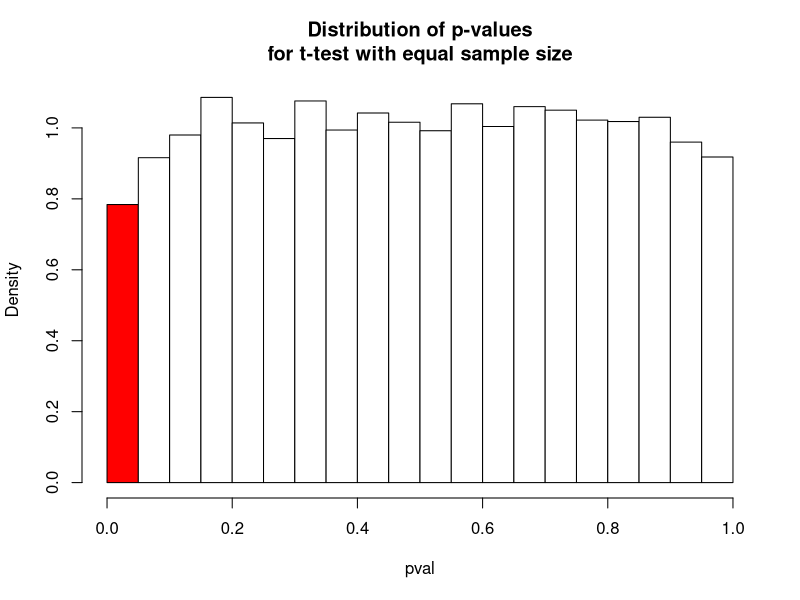
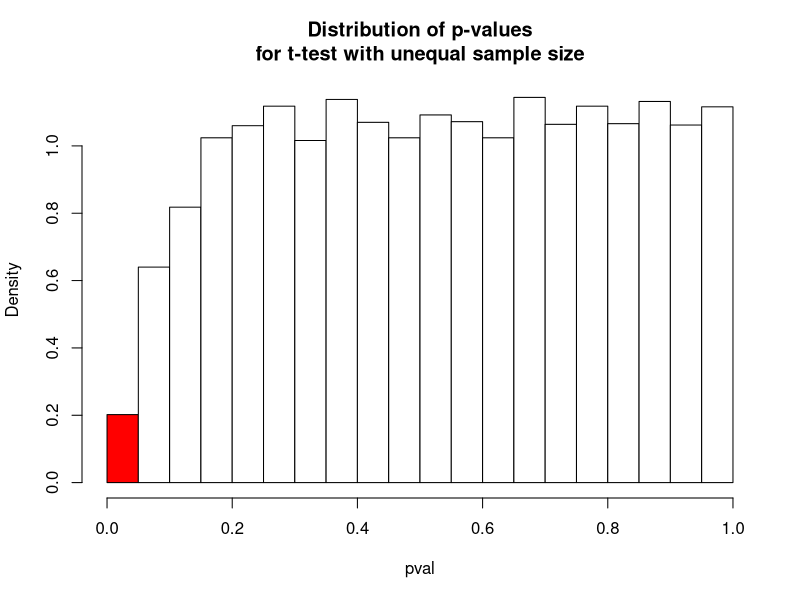

R code for these plots, in order:
## ---- chunk 1
rep <- 1e4
mu1 <- 5
mu2 <- 5
sigma <- 2
n1 <- 10
n2 <- 10
tval <- numeric(rep)
pval <- numeric(rep)

for(i in 1 :rep){
  x1 <- rnorm(n1, mu1, sigma)
  x2 <- rnorm(n2, mu2, sigma)
  S <- sqrt(((n1 - 1) * var(x1) + (n2 - 1) * var(x2)) / (n1 + n2 - 2))
  tval[i] <- (mean(x1) - mean(x2)) / (S * sqrt(1 / n1 + 1 / n2))
  pval[i] <- 2 * pt(abs(tval[i]), df = min(n1, n2) - 1, lower = FALSE)
}
hist(pval, freq = FALSE, breaks = seq(0, 1, 0.05), col = c("red", rep("white", 19)),
     main = "Distribution of p-values\nfor t-test with equal sample size")
## ---- chunk 2
rep <- 1e4
mu1 <- 5
mu2 <- 5
sigma <- 2
n1 <- 5
n2 <- 50
tval <- numeric(rep)
pval <- numeric(rep)

for(i in 1 :rep){
  x1 <- rnorm(n1, mu1, sigma)
  x2 <- rnorm(n2, mu2, sigma)
  S <- sqrt(((n1 - 1) * var(x1) + (n2 - 1) * var(x2)) / (n1 + n2 - 2))
  tval[i] <- (mean(x1) - mean(x2)) / (S * sqrt(1 / n1 + 1 / n2))
  pval[i] <- 2 * pt(abs(tval[i]), df = min(n1, n2) - 1, lower = FALSE)
}
hist(pval, freq = FALSE, breaks = seq(0, 1, 0.05), col = c("red", rep("white", 19)),
     main = "Distribution of p-values\nfor t-test with unequal sample size")
